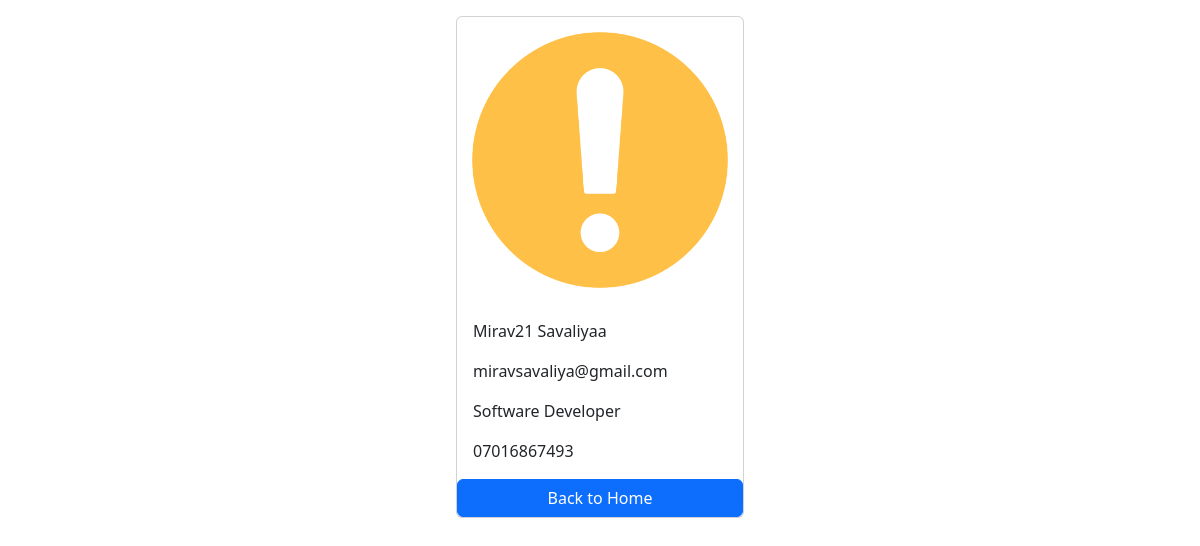
Page /employees/3/ on the committed database.
### employees/models.py (models this page shows, shortened)
class Employee(models.Model):
    first_name = models.CharField(max_length=100)
    last_name = models.CharField(max_length=100)
    photo = models.ImageField(upload_to='images')
    designation = models.CharField(max_length=100)
    email_address = models.EmailField(max_length=100,unique=True)
    phone_number = models.CharField(max_length=13,blank=True)
    created_at = models.DateTimeField(auto_now_add=True)
    updated_at = models.DateTimeField(auto_now=True)

### employees/views.py (the view)
# urls.py: path('<int:pk>/', views.employee_details, name='employee_detail'),
def employee_details(request, pk):
    employee = get_object_or_404(Employee, pk=pk)
    context = {
        'employee': employee
    }
    return render(request , 'employee_detail.html',context)

### templates/employee_detail.html (shortened to what this page needs)
{% load static %}
<!DOCTYPE html>
<html>
    <head>
        <link rel="stylesheet" href="{% static 'styles/style.css' %}">
        <link rel="stylesheet" href="https://cdn.jsdelivr.net/npm/bootstrap@5.3.2/dist/css/bootstrap.min.css">
    </head>
    <body>
        <div class="container mt-3">
            <div class="card mx-auto" style="width: 18rem;">
                <img class="card-img-top" src="{{ employee.photo.url }}" alt="Employee Photo">
                <div class="card-body">
                  <p class="card-text">{{ employee.first_name }} {{ employee.last_name }}</p>
                  <p class="card-text">{{ employee.email_address }}</p>
                  <p class="card-text">{{ employee.designation }}</p>
                  <p class="card-text">{{ employee.phone_number }}</p>
                </div>
                <a href="{% url 'home' %}" class="btn btn-primary">Back to Home</a>
              </div>
        </div>
    </body>
</html>

### static/styles/style.css (style rules this page uses)
body { background-color: blue; }

### rows in the picture
Employee: photo (picture), first_name "Mirav21", last_name "Savaliyaa", email_address "miravsavaliya@gmail.com", designation "Software Developer", phone_number "07016867493"
